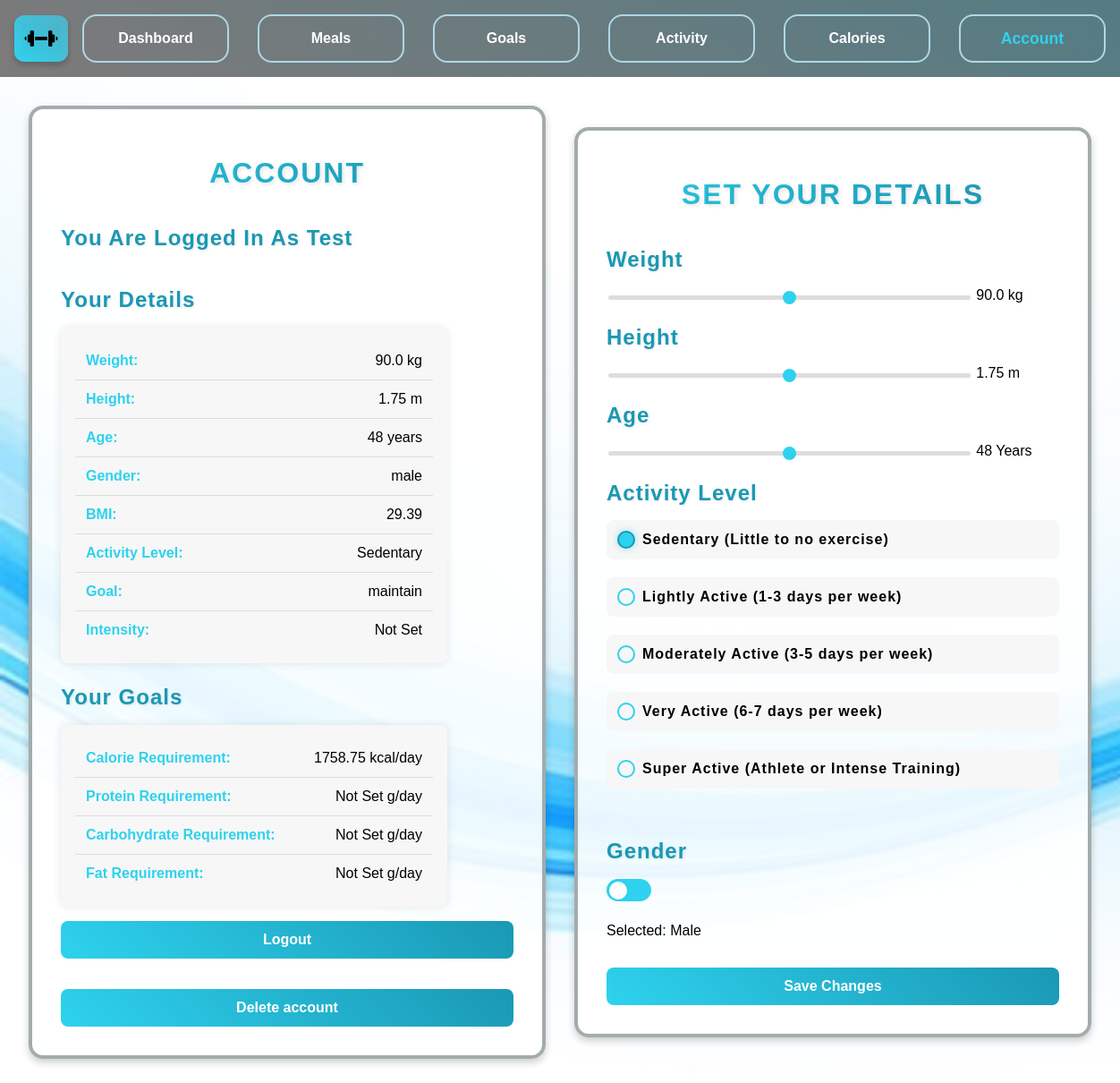
The app's page /account (signed in), older data.
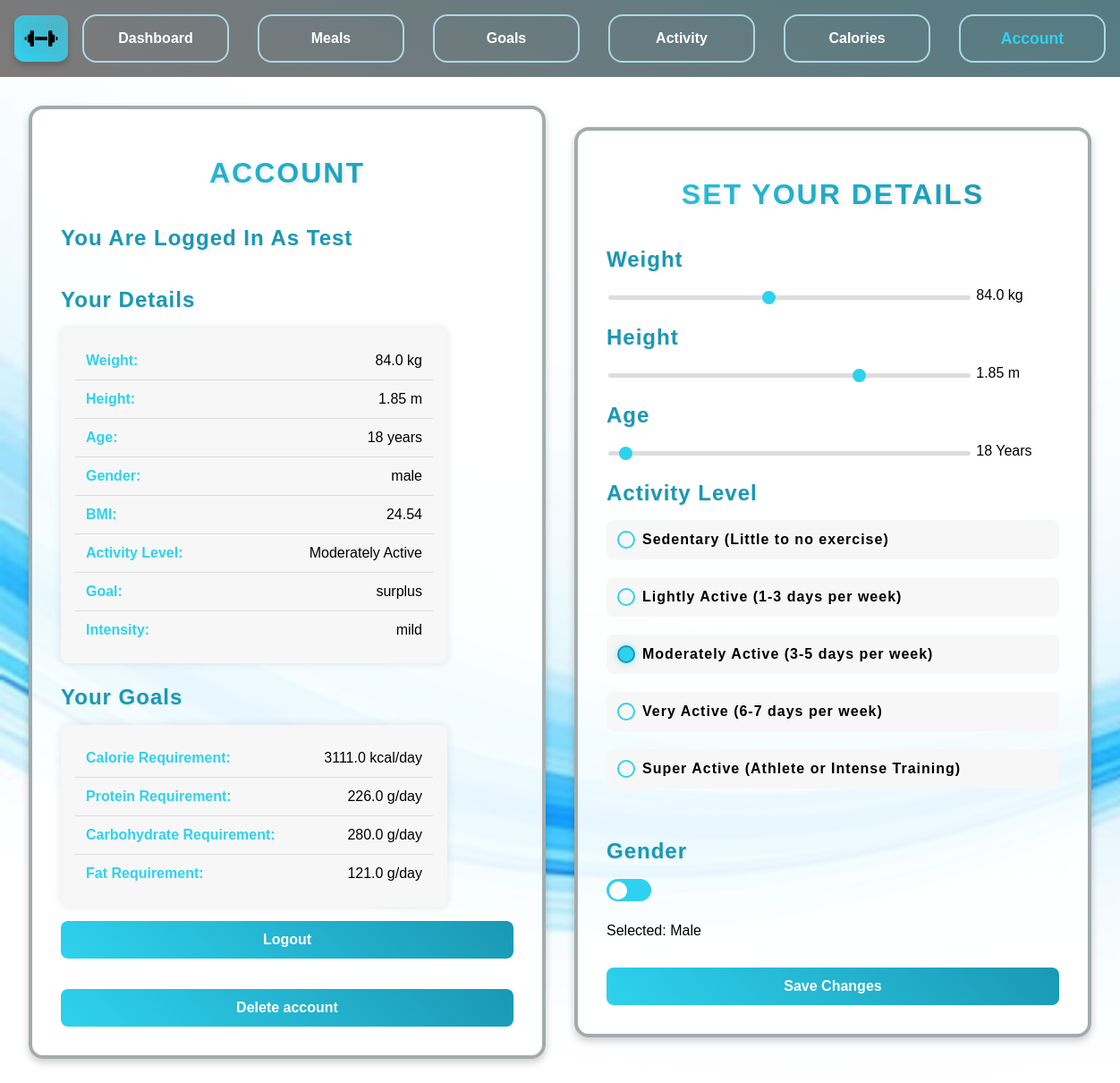
The same page, newer data.
### app.py (models this page shows, shortened)
class User(db.Model):
    id = db.Column(db.Integer, primary_key=True)
    username = db.Column(db.String(100))
    weight = db.Column(db.Float, default=90)
    height = db.Column(db.Float, default=1.75)
    age = db.Column(db.Integer, default=48)
    gender = db.Column(db.String(10), default='male')
    bmi = db.Column(db.Float)
    bmr = db.Column(db.Float)
    tdee = db.Column(db.Float)
    exercise_level = db.Column(db.String(20), default='sedentary')
    goal = db.Column(db.String(20), default='maintain')
    intensity = db.Column(db.String(20))
    caloriesRequired = db.Column(db.Float)
    proteinRatio = db.Column(db.Float)
    fatRatio = db.Column(db.Float)
    carbRatio = db.Column(db.Float)
    proteinRequired = db.Column(db.Float)
    fatRequired = db.Column(db.Float)
    carbRequired = db.Column(db.Float)
    caloriesRemaining = db.Column(db.Float)
    proteinRemaining = db.Column(db.Float)
    fatRemaining = db.Column(db.Float)
    carbRemaining = db.Column(db.Float)
    last_reset = db.Column(db.Date, default=lambda: datetime.now(timezone.utc).date())
    meals = db.relationship('UserMeals', backref='user', lazy=True, cascade="all, delete-orphan")

### app.py (the view, shortened to what this page needs)
@app.route('/account', methods=['POST', 'GET'])
def account():
    if 'username' not in session:
        return redirect(url_for('login'))
    username = session.get('username')
    found_user = User.query.filter_by(username=username).first()
    return render_template(
        'account.html', username=username, user_db=found_user)

### templates/account.html (shortened to what this page needs)
{% extends "base.html" %}
{% block content %}
<div class="content">
    <div class="section-box">
        <h1>Account</h1>
        <h3>You are logged in as {{username}}</h3>
        <h3>Your Details</h3>
        <ul class="user-list">
            <li><strong>Weight:</strong> {{ user_db.weight if user_db.weight else 90 }} kg</li>
            <li><strong>Height:</strong> {{ user_db.height if user_db.height else 1.75 }} m</li>
            <li><strong>Age:</strong> {{ user_db.age if user_db.age else 48 }} years</li>
            <li><strong>Gender:</strong> {{ user_db.gender if user_db.gender else 'male' }}</li>
            <li><strong>BMI:</strong> {{ user_db.bmi if user_db.bmi else 'Not Calculated' }}</li>
            <li><strong>Activity Level:</strong> {{ user_db.exercise_level.replace("_", " ").title() if user_db.exercise_level else 'Not Set' }}</li>
            <li><strong>Goal:</strong> {{ user_db.goal if user_db.goal else 'Not Set' }}</li>
            <li><strong>Intensity:</strong> {{ user_db.intensity if user_db.intensity else 'Not Set' }}</li>
        </ul>
        <h3>Your Goals</h3>
        <ul class="user-list">
            <li><strong>Calorie Requirement:</strong> {{ user_db.caloriesRequired if user_db.caloriesRequired else 'Not Set' }} kcal/day</li>
            <li><strong>Protein Requirement:</strong> {{ user_db.proteinRequired if user_db.proteinRequired else 'Not Set' }} g/day</li>
            <li><strong>Carbohydrate Requirement:</strong> {{ user_db.carbRequired if user_db.carbRequired else 'Not Set' }} g/day</li>
            <li><strong>Fat Requirement:</strong> {{ user_db.fatRequired if user_db.fatRequired else 'Not Set' }} g/day</li>
        </ul>
        <form method="POST" action='/account'>
            <button type="submit" name="action" value="logout">Logout</button>
        </form>
        <br>
        <form method="POST" action='/account'>
            <button type="submit" name="action" value="delete">Delete account</button>
        </form>
    </div>
    <div class='section-box'>
        <h1>Set Your Details</h1>
        <form method="POST" action="/account">
            <h3>Weight</h3><br>
            <input type="range" id="weightSlider" name="getWeight" min="40" max="140" step="1"
                value="{{ user_db.weight if user_db.weight else 70 }}"
                oninput="weightOutput.value = this.value">
            <output id="weightOutput">{{ user_db.weight if user_db.weight else 70 }}</output> kg
            <br>
            <h3>Height</h3><br>
            <input type="range" id="heightSlider" name="getHeight" min="1.50" max="2.00" step="0.01"
                value="{{ user_db.height if user_db.height else 1.75 }}"
                oninput="heightOutput.value = this.value">
            <output id="heightOutput">{{ user_db.height if user_db.height else 1.75 }}</output> m
            <br>
            <h3>Age</h3><br>
            <input type="range" id="ageSlider" name="getAge" min="16" max="80" step="1"
                value="{{ user_db.age if user_db.age else 25 }}"
                oninput="ageOutput.value = this.value">
            <output id="ageOutput">{{ user_db.age if user_db.age else 25 }}</output> Years
            <br>
            <h3>Activity Level</h3>
            <div class="activity-level">
                <label class="radio-button">
                    <span class="custom-radio"></span> Sedentary (Little to no exercise)
                </label>
                <label class="radio-button">
                    <span class="custom-radio"></span> Lightly Active (1-3 days per week)
                </label>
                <label class="radio-button">
                    <span class="custom-radio"></span> Moderately Active (3-5 days per week)
                </label>
                <label class="radio-button">
                    <span class="custom-radio"></span> Very Active (6-7 days per week)
                </label>
                <label class="radio-button">
                    <span class="custom-radio"></span> Super Active (Athlete or Intense Training)
                </label>
            </div>
            <h3>Gender</h3><br>
            <label class="switch">
                <span class="slider"></span>
            </label>
            <p>Selected: <span id="genderText">{% if gender == 'female' %}Female{% else %}Male{% endif %}</span></p>
            <button type="submit" name="action" value="updateDetails">Save Changes</button>
        </form>
    </div>
</div>
{% endblock %}

### templates/base.html (shortened to what this page needs)
<!DOCTYPE html>
<html lang="en">
<head>
    <link rel="stylesheet" href="{{ url_for('static', filename='style.css') }}">
<body>
    <nav class="navbar">
        <ul class="navbar_items">
            <li>
                <img src="{{ url_for('static', filename='images/icon.png') }}" height="45" class="navbar_logo"/>
            </li>
            <li>
                <a href=/dashboard class="navbar_links {% if request.path == '/dashboard' %}active{% endif %}">Dashboard</a>
            </li>
            <li>
                <a href="/meals" class="navbar_links {% if request.path == '/meals' %}active{% endif %}">Meals</a>
            </li>
            <li>
                <a href="/goals" class="navbar_links {% if request.path == '/goals' %}active{% endif %}">Goals</a>
            </li>
            <li>
                <a href="/activity" class="navbar_links {% if request.path == '/activity' %}active{% endif %}">Activity</a>
            </li>
            <li>
                <a href="/calories" class="navbar_links {% if request.path == '/calories' %}active{% endif %}">Calories</a>
            </li>
            <li>
                <a href="/account" class="navbar_links {% if request.path == '/account' %}active{% endif %}">Account</a>
            </li>
        </ul>
    </nav>
    <main>
        {% block content %}  {% endblock %}
    </main>
</body>
</html>

### static/style.css (style rules this page uses)
html, body { background-image: url("./images/background.jpg"); background-size: cover; background-attachment: fixed; height: 100%; margin: 0rem; display: flex; flex-direction: column; box-sizing: border-box; font-family: sans-serif; }
.navbar_items { list-style-type: none; background: linear-gradient(30deg, #7e7a7a, #547c84); padding: 0 1rem; margin: 0; display: flex; justify-content: space-around; align-items: center; }
.navbar_links { padding: 1rem; width: 10rem; color: white; text-decoration: none; font-weight: bold; transition: all 0.3s ease; display: flex; justify-content: center; }
.navbar li { margin: 1rem; width: 10rem; border: 2px solid lightblue; border-radius: 1rem; display: flex; justify-content: center; }
.navbar_links.active { font-weight: bold; color: #2ed2ee; transform: scale(1.1); }
.navbar_logo { border-radius: 20%; width: 2.75rem; height: 2.25rem; background: linear-gradient(45deg, #2ed2ee, #52b1c6); padding: 0.5rem; box-shadow: 0px 4px 6px rgba(0, 0, 0, 0.2); transition: transform 0.3s ease-in-out, box-shadow 0.3s ease-in-out; }
.navbar_items li:first-child { border: none; background: transparent; margin: 0; padding: 0; width: auto; }
.section-box { display: flex; flex-direction: column; flex-grow: 1; border: 0.3rem solid rgb(163, 172, 172); padding: 2rem; margin: 1rem; border-radius: 1rem; background-color: rgba(255, 255, 255, 0.9); width: 40%; box-shadow: 0 0.25rem 0.5rem rgba(0, 0, 0, 0.2); transition: transform 0.3s ease-in-out; overflow: hidden; min-height: 16rem; }
.content { display: flex; flex-wrap: wrap; justify-content: space-between; align-items: center; padding: 1rem; }
h1 { font-size: 2rem; font-weight: bold; text-align: center; text-transform: uppercase; background: linear-gradient(45deg, #2ed2ee, #1a98b4); background-clip: text; -webkit-background-clip: text; color: transparent; letter-spacing: 2px; text-shadow: 2px 2px 4px rgba(0, 0, 0, 0.1); margin-bottom: 1rem; }
h3 { font-size: 1.5rem; font-weight: bold; color: #1a98b4; text-transform: capitalize; letter-spacing: 1px; margin-bottom: 0.75rem; padding-bottom: 0.3rem; display: inline-block; text-shadow: 1px 1px 3px rgba(0, 0, 0, 0.1); }
label { font-size: 1.2rem; font-weight: bold; margin-bottom: 0.5rem; display: block; letter-spacing: 1px; color: linear-gradient(45deg, #334043, #481ab4);; }
input[type="range"] { -webkit-appearance: none; appearance: none; width: 80%; height: 5px; background: #ddd; border-radius: 5px; outline: none; transition: background 0.3s ease-in-out; }
button, input[type="submit"] { width: 100%; padding: 0.75rem; margin-top: 1rem; border: none; border-radius: 0.5rem; background: linear-gradient(45deg, #2ed2ee, #1a98b4); color: white; font-size: 1rem; cursor: pointer; transition: all 0.3s ease-in-out; font-weight: bold; }
.activity-level, .fitness-goals { display: flex; flex-direction: column; gap: 0.75rem; margin-bottom: 1.5rem; }
.radio-button { display: flex; align-items: center; gap: 0.5rem; cursor: pointer; font-size: 1rem; font-weight: bold; padding: 0.75rem; border-radius: 0.5rem; background: #f7f7f7; transition: 0.3s ease-in-out; }
.custom-radio { width: 1rem; height: 1rem; border: 2px solid #2ed2ee; border-radius: 50%; display: flex; align-items: center; justify-content: center; transition: 0.3s ease-in-out; }
.radio-button input:checked + .custom-radio { background-color: #2ed2ee; border-color: #1a98b4; box-shadow: 0 0 8px rgba(46, 210, 238, 0.5); }
.switch { position: relative; display: inline-block; width: 3.125rem; height: 1.5625rem; }
.slider { position: absolute; cursor: pointer; top: 0; left: 0; right: 0; bottom: 0; background-color: #2ed2ee; border-radius: 1.5625rem; transition: 0.4s; }
.slider:before { position: absolute; content: ""; height: 1.25rem; width: 1.25rem; left: 0.1875rem; bottom: 0.15625rem; background-color: white; border-radius: 50%; transition: 0.4s; }
.user-list { list-style: none; padding: 1rem; margin: 0; background: #f7f7f7; border-radius: 0.5rem; box-shadow: 0 0 10px rgba(0, 0, 0, 0.1); max-width: 400px; }
.user-list li { padding: 0.75rem; font-size: 1rem; border-bottom: 1px solid #ddd; display: flex; justify-content: space-between; }
.user-list li:last-child { border-bottom: none; }
.user-list li strong { color: #2ed2ee; }

Row changes from the older to the newer data that the page shows:
changed User "Test": weight "90.0" → "84.0"; height "1.75" → "1.85"; age "48" → "18"; bmi "29.39" → "24.54"; exercise_level.replace "Sedentary" → "Moderately Active"; goal "maintain" → "surplus"; intensity "Not Set" → "mild"; caloriesRequired "1758.75" → "3111.0"; proteinRequired "Not Set" → "226.0"; carbRequired "Not Set" → "280.0"; fatRequired "Not Set" → "121.0"; getWeight "90" → "84"; getHeight "1.75" → "1.85"; getAge "48" → "18"
